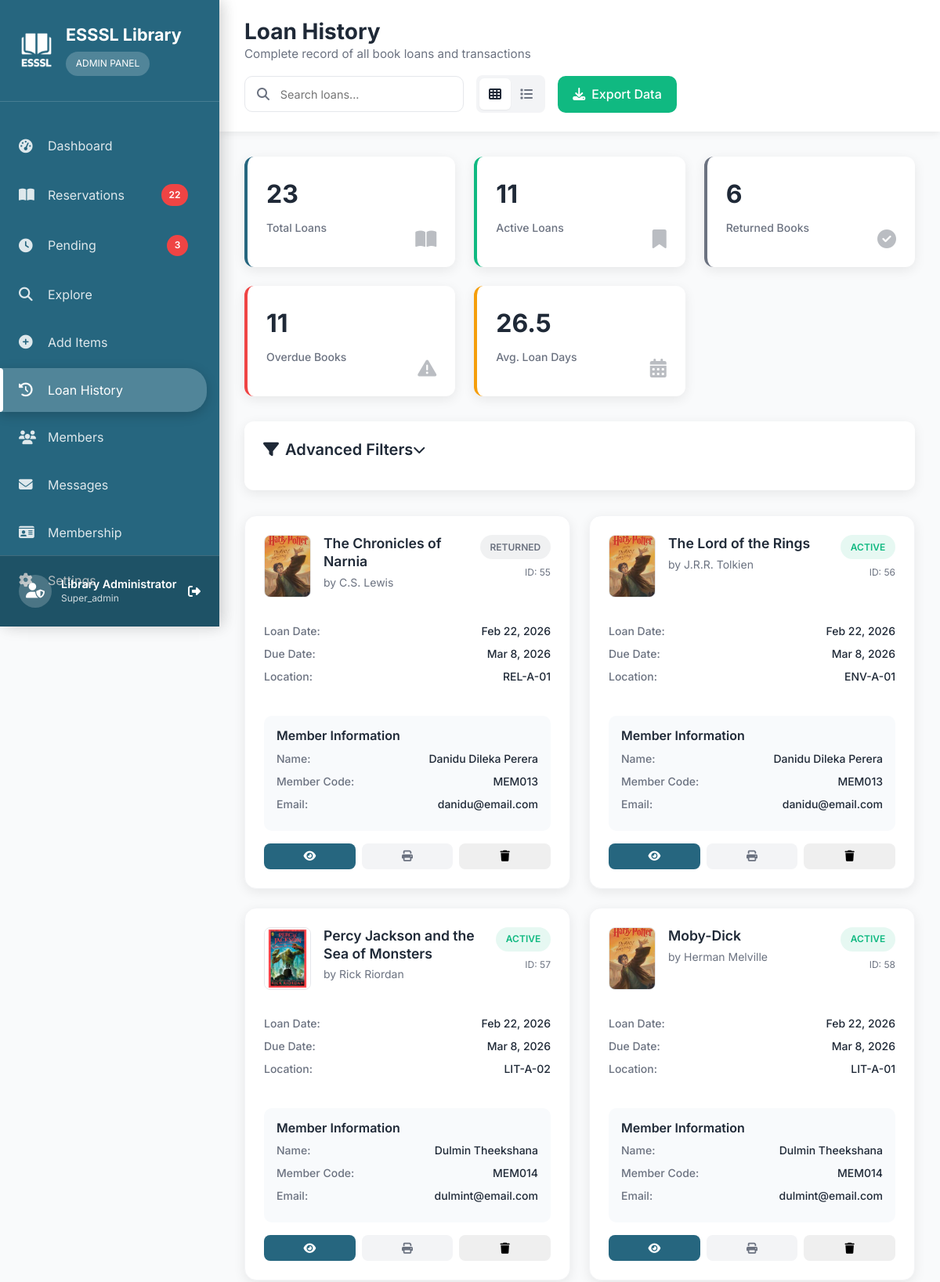
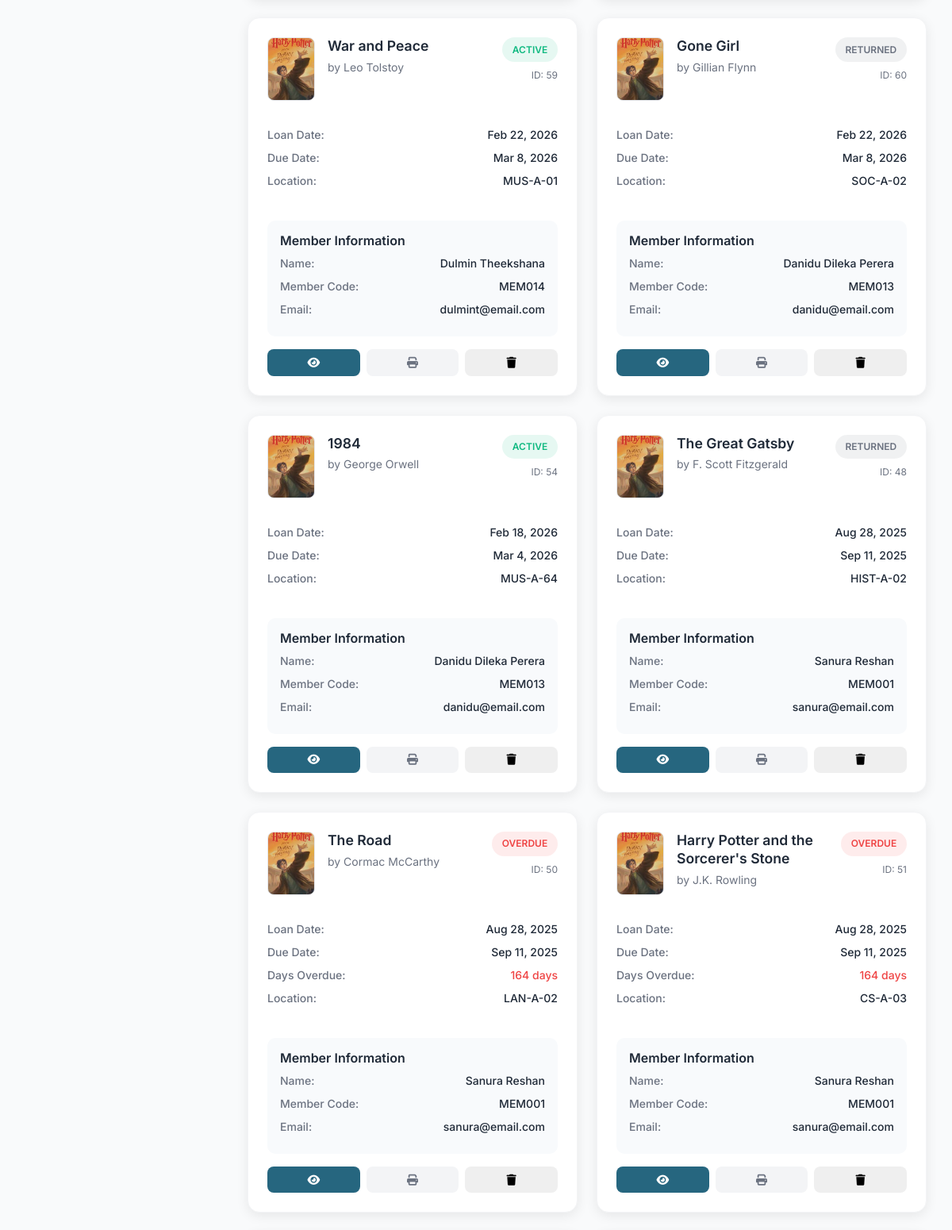
The page /admin/dashboard/loan-history.php (signed in, upper part) on the database its author committed (2 pictures, top to bottom).
### tables this page shows
CREATE TABLE `book_loans` (
  `loan_id` int(11) NOT NULL,
  `member_id` int(11) NOT NULL,
  `book_id` int(11) NOT NULL,
  `loan_date` date NOT NULL,
  `due_date` date NOT NULL,
  `return_date` date DEFAULT NULL,
  `status` enum('active','returned','overdue','lost') DEFAULT 'active',
  `approval_status` enum('pending','approved','rejected') DEFAULT 'pending',
  `approved_date` timestamp NULL DEFAULT NULL,
  `approved_by` int(11) DEFAULT NULL,
  `rejection_reason` text DEFAULT NULL,
  `fine_amount` decimal(10,2) DEFAULT 0.00,
  `renewal_count` int(11) DEFAULT 0,
  `notes` text DEFAULT NULL,
  `created_at` timestamp NOT NULL DEFAULT current_timestamp(),
  `updated_at` timestamp NOT NULL DEFAULT current_timestamp() ON UPDATE current_timestamp()
);

CREATE TABLE `books` (
  `book_id` int(11) NOT NULL,
  `title` varchar(255) NOT NULL,
  `author` varchar(255) NOT NULL,
  `isbn` varchar(20) DEFAULT NULL,
  `publisher` varchar(255) DEFAULT NULL,
  `publication_year` int(11) DEFAULT NULL,
  `genre` varchar(100) DEFAULT NULL,
  `dewey_decimal_number` varchar(20) DEFAULT NULL,
  `dewey_classification` varchar(200) DEFAULT NULL,
  `rack_number` varchar(20) DEFAULT NULL,
  `shelf_position` enum('Top','Middle','Bottom') DEFAULT 'Middle',
  `floor_level` int(11) DEFAULT 1,
  `total_copies` int(11) DEFAULT 1,
  `available_copies` int(11) DEFAULT 1,
  `description` text DEFAULT NULL,
  `cover_image` varchar(255) DEFAULT NULL,
  `rating` decimal(2,1) DEFAULT 0.0,
  `pages` int(11) DEFAULT NULL,
  `language` varchar(50) DEFAULT 'English',
  `status` enum('active','inactive','damaged','lost') DEFAULT 'active',
  `added_date` timestamp NOT NULL DEFAULT current_timestamp(),
  `updated_date` timestamp NOT NULL DEFAULT current_timestamp() ON UPDATE current_timestamp()
);

CREATE TABLE `members` (
  `member_id` int(11) NOT NULL,
  `member_code` varchar(20) NOT NULL,
  `first_name` varchar(100) NOT NULL,
  `last_name` varchar(100) NOT NULL,
  `email` varchar(255) NOT NULL,
  `phone` varchar(20) DEFAULT NULL,
  `address` text DEFAULT NULL,
  `membership_type` enum('student','faculty','staff','public') DEFAULT 'student',
  `membership_expiry` date NOT NULL,
  `registration_date` timestamp NOT NULL DEFAULT current_timestamp(),
  `status` enum('active','suspended','expired') DEFAULT 'active',
  `profile_image` varchar(255) DEFAULT NULL,
  `password_hash` varchar(255) NOT NULL,
  `created_at` timestamp NOT NULL DEFAULT current_timestamp(),
  `updated_at` timestamp NOT NULL DEFAULT current_timestamp() ON UPDATE current_timestamp()
);

### admin/dashboard/loan-history.php (the view, shortened to what the rows shown need)
<?php
try {
    $database = new Database();
    $db = $database->getConnection();
    $sort_filter = $_GET['sort'] ?? 'recent';
    $per_page = (int)($_GET['per_page'] ?? 50);
    $page = (int)($_GET['page'] ?? 1);
    $where_clauses = [];
    $params = [];
    $where_sql = !empty($where_clauses) ? 'WHERE ' . implode(' AND ', $where_clauses) : '';
    switch($sort_filter) {
        default:
            $order_by = 'bl.loan_date DESC';
    }
    $offset = ($page - 1) * $per_page;
    $sql = "
        SELECT bl.loan_id, bl.member_id, bl.book_id, bl.loan_date, bl.due_date, bl.return_date,
               bl.status, bl.approval_status, bl.approved_date, bl.approved_by, bl.rejection_reason,
               bl.fine_amount, bl.renewal_count, bl.notes, bl.created_at, bl.updated_at,
               b.title, b.author, b.isbn, b.cover_image, b.rack_number, b.dewey_decimal_number,
               b.dewey_classification, b.shelf_position, b.floor_level, b.genre,
               m.first_name, m.last_name, m.email, m.phone, m.member_code, m.membership_type,
               CASE
                   WHEN bl.due_date < NOW() AND bl.status = 'active' THEN 'overdue'
                   ELSE bl.status
               END as current_status,
               CASE
                   WHEN bl.due_date < NOW() AND bl.status = 'active' THEN DATEDIFF(NOW(), bl.due_date)
                   ELSE 0
               END as days_overdue
        FROM book_loans bl
        JOIN books b ON bl.book_id = b.book_id
        JOIN members m ON bl.member_id = m.member_id
        $where_sql
        ORDER BY $order_by
        LIMIT $per_page OFFSET $offset
    ";
    $stmt = $db->prepare($sql);
    $stmt->execute($params);
    $loan_history = $stmt->fetchAll();
} catch (Exception $e) {
    $loan_history = [];
    $years = [];
    $members = [];
    $statistics = [
        'total_loans' => 0,
        'active_loans' => 0,
        'returned_loans' => 0,
        'overdue_loans' => 0,
        'avg_loan_duration' => 0
    ];
    $total_records = 0;
    $total_pages = 0;
    $error = "Error loading loan history: " . $e->getMessage();
}
?>
<!DOCTYPE html>
<html lang="en">
<head>
    <link href="https://cdn.jsdelivr.net/npm/bootstrap@5.3.2/dist/css/bootstrap.min.css" rel="stylesheet">
    <link href="https://cdnjs.cloudflare.com/ajax/libs/font-awesome/6.5.0/css/all.min.css" rel="stylesheet">
    <link rel="stylesheet" href="./admin-style/sidebar.css">
</head>
<body>
    <div class="admin-layout">
        <main class="admin-main">
            <header class="admin-header">
                <div class="header-content">
                    <div class="header-title">
                        <h1>Loan History</h1>
                    </div>
                </div>
            </header>
            <div class="content-area">
                <div class="loans-grid" id="loansGrid">
                    <?php if (empty($loan_history)): ?>
                        <div class="text-center py-5">
                            <i class="fas fa-history" style="font-size: 4rem; color: var(--gray-color); opacity: 0.5;"></i>
                            <h3 class="mt-3 text-muted">No loan records found</h3>
                            <p class="text-muted">Try adjusting your search or filter criteria</p>
                        </div>
                    <?php else: ?>
                        <?php foreach ($loan_history as $loan): ?>
                            <div class="loan-card">
                                <div class="loan-header">
                                <div class="book-cover">
    <?php
    $cover_src = '';
    if ($loan['cover_image']) {
        if (filter_var($loan['cover_image'], FILTER_VALIDATE_URL)) {
            $cover_src = htmlspecialchars($loan['cover_image']);
        } else {
            $cover_src = '../../assets/images/books/' . htmlspecialchars($loan['cover_image']);
        }
    } else {
        $cover_src = '../../assets/images/default-book.jpg';
    }
    ?>
    <img src="<?php echo $cover_src; ?>"
         alt="<?php echo htmlspecialchars($loan['title']); ?>"
         onerror="this.src='../../assets/images/default-book.jpg'">
</div>
                                    <div class="loan-info">
                                        <h3><?php echo htmlspecialchars($loan['title']); ?></h3>
                                        <div class="author">by <?php echo htmlspecialchars($loan['author']); ?></div>
                                    </div>
                                    <div class="loan-status">
                                        <div class="status-badge <?php echo $loan['current_status']; ?>">
                                            <?php echo ucfirst(str_replace('_', ' ', $loan['current_status'])); ?>
                                        </div>
                                        <div class="loan-id">ID: <?php echo $loan['loan_id']; ?></div>
                                    </div>
                                </div>
                                <div class="loan-details">
                                    <div class="detail-row">
                                        <span class="detail-label">Loan Date:</span>
                                        <span class="detail-value"><?php echo date('M j, Y', strtotime($loan['loan_date'])); ?></span>
                                    </div>
                                    <div class="detail-row">
                                        <span class="detail-label">Due Date:</span>
                                        <span class="detail-value"><?php echo date('M j, Y', strtotime($loan['due_date'])); ?></span>
                                    </div>
                                    <?php if ($loan['days_overdue'] > 0): ?>
                                        <div class="detail-row">
                                            <span class="detail-label">Days Overdue:</span>
                                            <span class="detail-value overdue"><?php echo $loan['days_overdue']; ?> days</span>
                                        </div>
                                    <?php endif; ?>
                                    <?php if ($loan['rack_number']): ?>
                                        <div class="detail-row">
                                            <span class="detail-label">Location:</span>
                                            <span class="detail-value"><?php echo htmlspecialchars($loan['rack_number']); ?></span>
                                        </div>
                                    <?php endif; ?>
                                </div>
                                <div class="member-info">
                                    <h6>Member Information</h6>
                                    <div class="detail-row">
                                        <span class="detail-label">Name:</span>
                                        <span class="detail-value"><?php echo htmlspecialchars($loan['first_name'] . ' ' . $loan['last_name']); ?></span>
                                    </div>
                                    <div class="detail-row">
                                        <span class="detail-label">Member Code:</span>
                                        <span class="detail-value"><?php echo htmlspecialchars($loan['member_code']); ?></span>
                                    </div>
                                    <div class="detail-row">
                                        <span class="detail-label">Email:</span>
                                        <span class="detail-value"><?php echo htmlspecialchars($loan['email']); ?></span>
                                    </div>
                                </div>
                                <div class="action-buttons">
                                    <button class="btn-action btn-view" onclick="showLoanDetails(<?php echo $loan['loan_id']; ?>)" title="View Details">
                                        <i class="fas fa-eye"></i>
                                    </button>
                                    <button class="btn-action btn-print" onclick="printLoan(<?php echo $loan['loan_id']; ?>)" title="Print Details">
                                        <i class="fas fa-print"></i>
                                    </button>
                                    <button class="btn-action btn-delete" onclick="showDeleteModal(<?php echo $loan['loan_id']; ?>)" title="Delete Loan">
                                        <i class="fas fa-trash"></i>
                                    </button>
                                </div>
                            </div>
                        <?php endforeach; ?>
                    <?php endif; ?>
                </div>
            </div>
        </main>
    </div>
</body>
</html>

### rows shown on the page
book_loans: book.title "The Chronicles of Narnia", book.author "C.S. Lewis", current_status "RETURNED", loan_id "55", loan_date "Feb 22, 2026", due_date "Mar 8, 2026", book.rack_number "REL-A-01", member.last_name "Danidu Dileka Perera", member.member_code "MEM013", member.email "danidu@email.com"
book_loans: book.title "The Lord of the Rings", book.author "J.R.R. Tolkien", current_status "ACTIVE", loan_id "56", loan_date "Feb 22, 2026", due_date "Mar 8, 2026", book.rack_number "ENV-A-01", member.last_name "Danidu Dileka Perera", member.member_code "MEM013", member.email "danidu@email.com"
book_loans: book.cover_image (picture), book.title "Percy Jackson and the Sea of Monsters", book.author "Rick Riordan", current_status "ACTIVE", loan_id "57", loan_date "Feb 22, 2026", due_date "Mar 8, 2026", book.rack_number "LIT-A-02", member.last_name "Dulmin Theekshana", member.member_code "MEM014", member.email "dulmint@email.com"
book_loans: book.title "Moby-Dick", book.author "Herman Melville", current_status "ACTIVE", loan_id "58", loan_date "Feb 22, 2026", due_date "Mar 8, 2026", book.rack_number "LIT-A-01", member.last_name "Dulmin Theekshana", member.member_code "MEM014", member.email "dulmint@email.com"
book_loans: book.title "War and Peace", book.author "Leo Tolstoy", current_status "ACTIVE", loan_id "59", loan_date "Feb 22, 2026", due_date "Mar 8, 2026", book.rack_number "MUS-A-01", member.last_name "Dulmin Theekshana", member.member_code "MEM014", member.email "dulmint@email.com"
book_loans: book.title "Gone Girl", book.author "Gillian Flynn", current_status "RETURNED", loan_id "60", loan_date "Feb 22, 2026", due_date "Mar 8, 2026", book.rack_number "SOC-A-02", member.last_name "Danidu Dileka Perera", member.member_code "MEM013", member.email "danidu@email.com"
book_loans: book.title "1984", book.author "George Orwell", current_status "ACTIVE", loan_id "54", loan_date "Feb 18, 2026", due_date "Mar 4, 2026", book.rack_number "MUS-A-64", member.last_name "Danidu Dileka Perera", member.member_code "MEM013", member.email "danidu@email.com"
book_loans: book.title "The Great Gatsby", book.author "F. Scott Fitzgerald", current_status "RETURNED", loan_id "48", loan_date "Aug 28, 2025", due_date "Sep 11, 2025", book.rack_number "HIST-A-02", member.last_name "Sanura Reshan", member.member_code "MEM001", member.email "sanura@email.com"
book_loans: book.title "The Road", book.author "Cormac McCarthy", current_status "OVERDUE", loan_id "50", loan_date "Aug 28, 2025", due_date "Sep 11, 2025", days_overdue "164", book.rack_number "LAN-A-02", member.last_name "Sanura Reshan", member.member_code "MEM001", member.email "sanura@email.com"
book_loans: book.title "Harry Potter and the Sorcerer's Stone", book.author "J.K. Rowling", current_status "OVERDUE", loan_id "51", loan_date "Aug 28, 2025", due_date "Sep 11, 2025", days_overdue "164", book.rack_number "CS-A-03", member.last_name "Sanura Reshan", member.member_code "MEM001", member.email "sanura@email.com"

### other values the page prints
$sidebar_counts['reservations'] "22"
$sidebar_counts['pending'] "3"
$_SESSION['admin_name'] "Library Administrator"
$_SESSION['admin_role'] "Super_admin"
$statistics['total_loans'] "23"
$statistics['active_loans'] "11"
$statistics['returned_loans'] "6"
$statistics['overdue_loans'] "11"
$statistics['avg_loan_duration'] "26.5"
